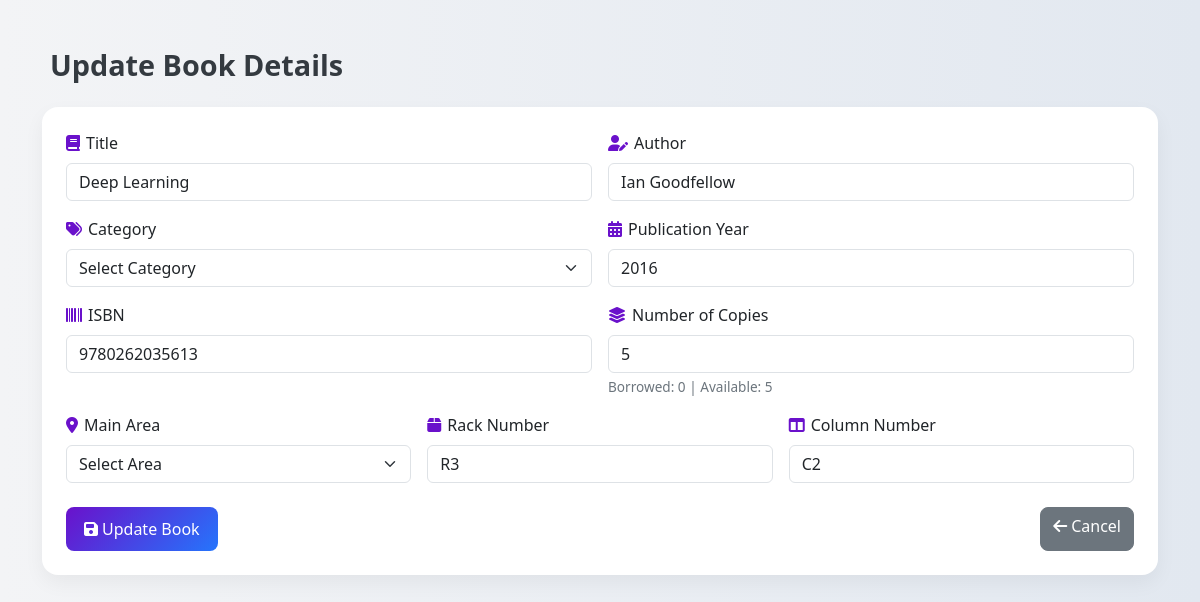
Page /update_book/5 (signed in) on the committed database.
### tables this page shows
CREATE TABLE books (
            id INTEGER PRIMARY KEY AUTOINCREMENT,
            title TEXT NOT NULL,
            author TEXT NOT NULL,
            category TEXT NOT NULL,
            publication_year INTEGER,
            isbn TEXT UNIQUE NOT NULL,
            added_by TEXT,
            main_area TEXT,
            rack_no TEXT,
            column_no TEXT,
            total_copies INTEGER DEFAULT 1,
            available_copies INTEGER DEFAULT 1
        );

### app.py (the view, shortened to what this page needs)
@app.route("/update_book/<int:book_id>", methods=["GET", "POST"])
def update_book_route(book_id):
    if "user_id" not in session or session.get("role") not in ["admin", "librarian"]:
        flash("Access Denied!", "danger")
        return redirect(url_for("home"))
    with get_db_connection() as conn:
        book = conn.execute("""
            SELECT b.*,
                   COUNT(bc.copy_id) as total_copies,
                   SUM(CASE WHEN bc.status = 'Available' THEN 1 ELSE 0 END) as available_copies
            FROM books b
            LEFT JOIN book_copies bc ON b.id = bc.book_id
            WHERE b.id = ?
            GROUP BY b.id
        """, (book_id,)).fetchone()
    if not book:
        flash("Book not found!", "danger")
        return redirect(url_for("admin_dashboard"))
    return render_template("update_book.html", book=book)

### app.py (called while the page is built)
def get_db_connection():
    conn = sqlite3.connect(DATABASE)
    conn.row_factory = sqlite3.Row
    return conn

### templates/update_book.html (shortened to what this page needs)
<!DOCTYPE html>
<html lang="en">
<head>
  <link rel="stylesheet" href="https://cdn.jsdelivr.net/npm/bootstrap@5.3.0/dist/css/bootstrap.min.css"/>
  <link rel="stylesheet" href="https://cdnjs.cloudflare.com/ajax/libs/font-awesome/6.4.0/css/all.min.css" />
</head>
<body class="container py-5">
  <h2 class="page-title mb-4">Update Book Details</h2>
  <div class="card p-4">
    <form method="POST">
      <div class="row g-3">
        <div class="col-md-6">
          <label for="title" class="form-label icon-label"><i class="fas fa-book"></i>Title</label>
          <input type="text" id="title" name="title" class="form-control" value="{{ book.title }}" required>
        </div>
        <div class="col-md-6">
          <label for="author" class="form-label icon-label"><i class="fas fa-user-pen"></i>Author</label>
          <input type="text" id="author" name="author" class="form-control" value="{{ book.author }}" required>
        </div>
        <div class="col-md-6">
          <label for="category" class="form-label icon-label"><i class="fas fa-tags"></i>Category</label>
          <select id="category" name="category" class="form-select" required>
            <option value="">Select Category</option>
          </select>
        </div>
        <div class="col-md-6">
          <label for="publication_year" class="form-label icon-label"><i class="fas fa-calendar-alt"></i>Publication Year</label>
          <input type="number" id="publication_year" name="publication_year" class="form-control" value="{{ book.publication_year }}" required>
        </div>
        <div class="col-md-6">
          <label for="isbn" class="form-label icon-label"><i class="fas fa-barcode"></i>ISBN</label>
          <input type="text" id="isbn" name="isbn" class="form-control" value="{{ book.isbn }}" required>
        </div>
        <div class="col-md-6">
          <label for="num_copies" class="form-label icon-label"><i class="fas fa-layer-group"></i>Number of Copies</label>
          <input type="number" id="num_copies" name="num_copies" class="form-control" min="1" value="{{ book.total_copies }}" required>
          <div class="form-text">
            Borrowed: {{ book.total_copies - book.available_copies }} | Available: {{ book.available_copies }}
          </div>
        </div>
        <div class="col-md-4">
          <label for="main_area" class="form-label icon-label"><i class="fas fa-location-dot"></i>Main Area</label>
          <select id="main_area" name="main_area" class="form-select" required>
            <option value="">Select Area</option>
          </select>
        </div>
        <div class="col-md-4">
          <label for="rack_no" class="form-label icon-label"><i class="fas fa-box"></i>Rack Number</label>
          <input type="text" id="rack_no" name="rack_no" class="form-control" value="{{ book.rack_no }}" required>
        </div>
        <div class="col-md-4">
          <label for="column_no" class="form-label icon-label"><i class="fas fa-columns"></i>Column Number</label>
          <input type="text" id="column_no" name="column_no" class="form-control" value="{{ book.column_no }}" required>
        </div>
      </div>
      <div class="d-flex justify-content-between mt-4">
        <button type="submit" class="btn btn-primary">
          <i class="fas fa-save me-1"></i>Update Book
        </button>
        {% if session.get('role') == 'admin' %}
          <a href="{{ url_for('admin_dashboard') }}" class="btn btn-secondary"><i class="fas fa-arrow-left me-1"></i>Cancel</a>
        {% elif session.get('role') == 'librarian' %}
          <a href="{{ url_for('librarian_dashboard') }}" class="btn btn-secondary"><i class="fas fa-arrow-left me-1"></i>Cancel</a>
        {% else %}
          <a href="{{ url_for('home') }}" class="btn btn-secondary"><i class="fas fa-arrow-left me-1"></i>Cancel</a>
        {% endif %}
      </div>
    </form>
  </div>
</body>
</html>

### templates/update_book.html (style rules this page uses)
body { background: linear-gradient(to right, #f3f4f6, #e2e8f0); font-family: 'Segoe UI', sans-serif; }
.form-label { font-weight: 500; }
.card { border: none; border-radius: 16px; box-shadow: 0 8px 20px rgba(0, 0, 0, 0.05); background-color: #fff; transition: all 0.3s ease; }
.btn-primary { background: linear-gradient(135deg, #6a11cb, #2575fc); border: none; padding: 10px 18px; font-weight: 500; border-radius: 8px; transition: background 0.3s ease; }
.btn-secondary { border-radius: 8px; }
.page-title { font-size: 1.8rem; font-weight: bold; color: #343a40; }
.form-text { font-size: 0.85rem; color: #6c757d; }
.icon-label i { margin-right: 6px; color: #6a11cb; }

### rows in the picture
books: title "Deep Learning", author "Ian Goodfellow", publication_year "2016", isbn "9780262035613", rack_no "R3", column_no "C2"

### other values in the picture
{{ book.total_copies - book.available_copies }} "0"
{{ book.available_copies }} "5"
